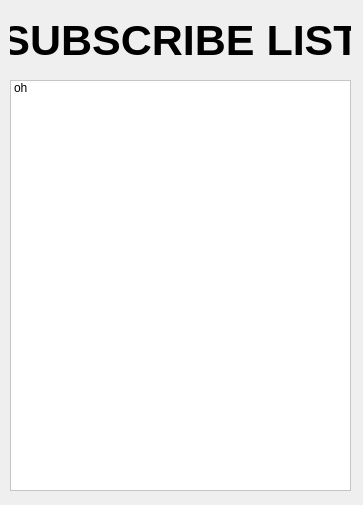
<?xml version="1.0" encoding="UTF-8"?>
<ui version="4.0">
 <class>subscribeListForm</class>
 <widget class="QDialog" name="subscribeListForm">
  <property name="geometry">
   <rect>
    <x>0</x>
    <y>0</y>
    <width>363</width>
    <height>505</height>
   </rect>
  </property>
  <property name="windowTitle">
   <string>subscribeList</string>
  </property>
  <widget class="QLabel" name="subscribeList_label">
   <property name="geometry">
    <rect>
     <x>10</x>
     <y>0</y>
     <width>341</width>
     <height>81</height>
    </rect>
   </property>
   <property name="font">
    <font>
     <pointsize>32</pointsize>
     <weight>75</weight>
     <bold>true</bold>
    </font>
   </property>
   <property name="text">
    <string>SUBSCRIBE LIST</string>
   </property>
   <property name="alignment">
    <set>Qt::AlignCenter</set>
   </property>
  </widget>
  <widget class="QListWidget" name="subList">
   <property name="geometry">
    <rect>
     <x>10</x>
     <y>80</y>
     <width>341</width>
     <height>411</height>
    </rect>
   </property>
   <property name="styleSheet">
    <string notr="true">background-color: rgb(255, 255, 255);</string>
   </property>
   <item>
    <property name="text">
     <string>oh</string>
    </property>
   </item>
  </widget>
 </widget>
 <resources/>
 <connections/>
</ui>
